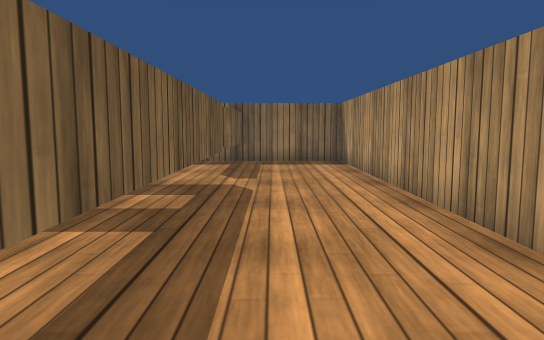
view 1 (above)

21 first-person views from a walk through a scene from a Unity 3-D project. The camera is 0.55 m above the floor, tilts 6° down and sees 70° across. The floor is counted in squares, 0.5 m on a side. Each view is taken from the middle of a square. On the plan, view 1 faces up. The plan holds only what a view shows up to about 14 squares ahead; the rest is blank. The player is left out. Surface patterns are stand-ins for the level's own textures.

view 2
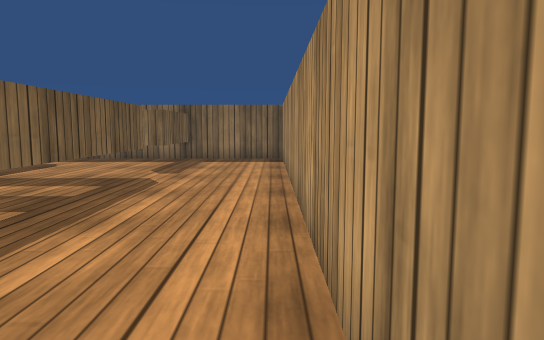

view 3
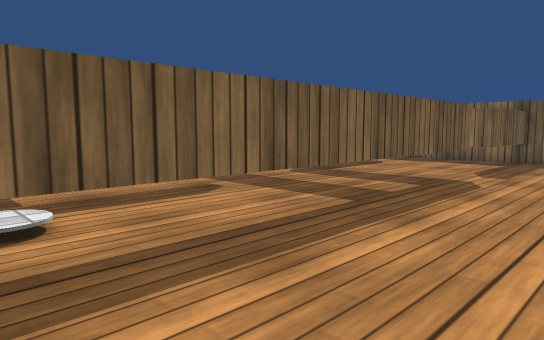

view 4
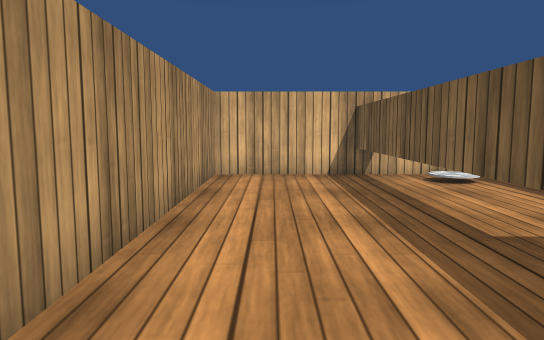

view 5
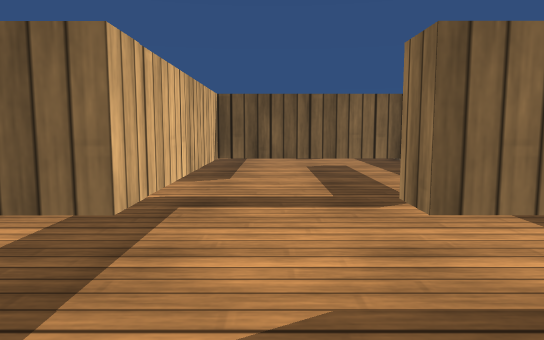

view 6
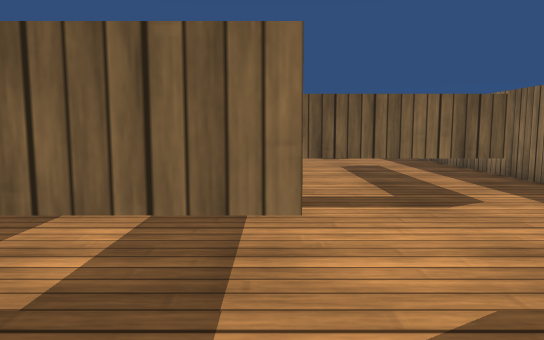

view 7
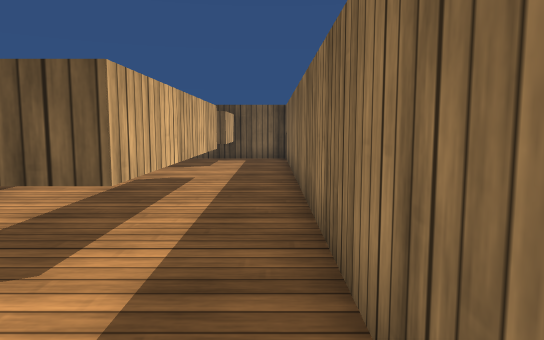

view 8
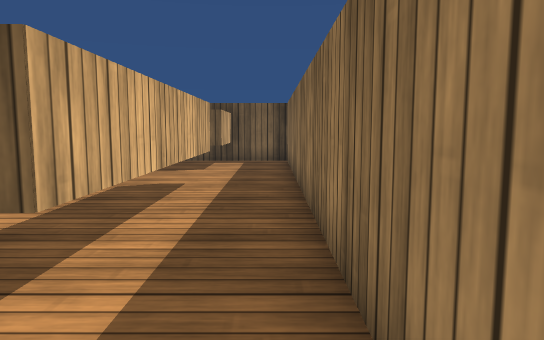

view 9
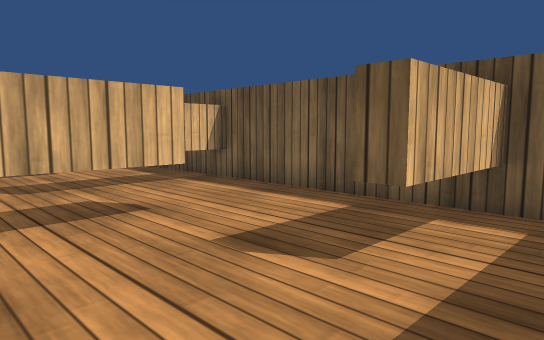

view 10
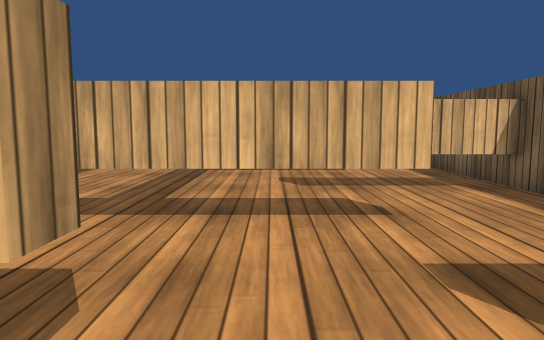

view 11
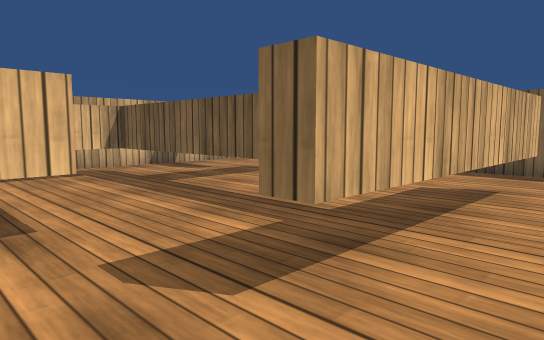

view 12
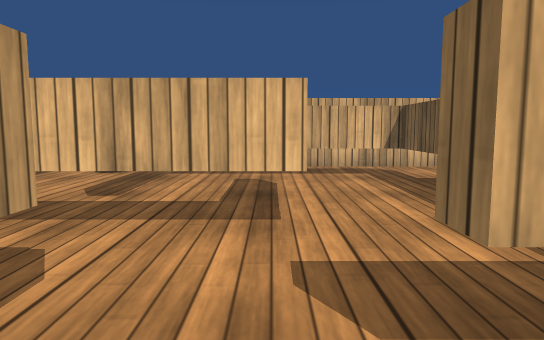

view 13
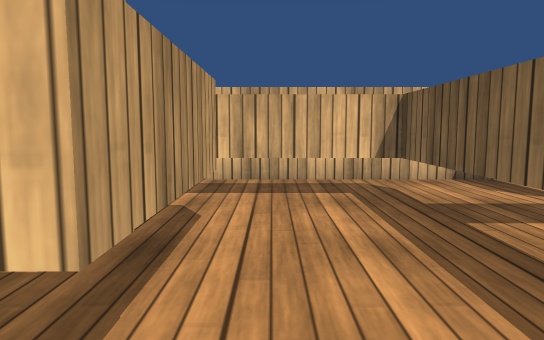

view 14
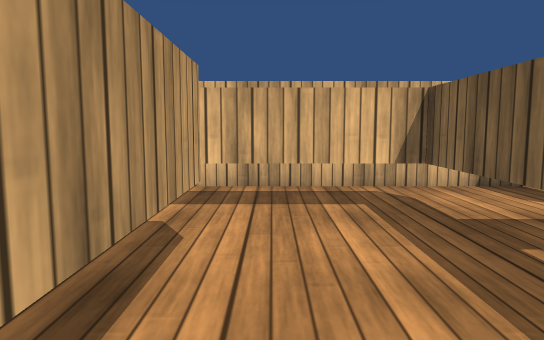

view 15
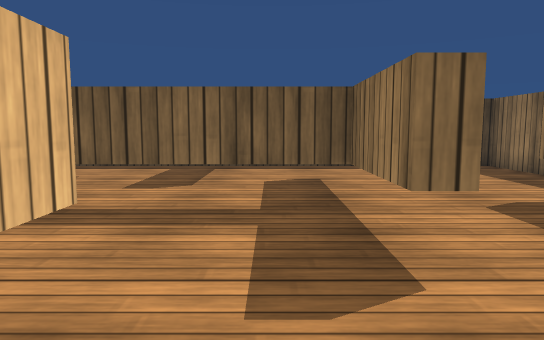

view 16
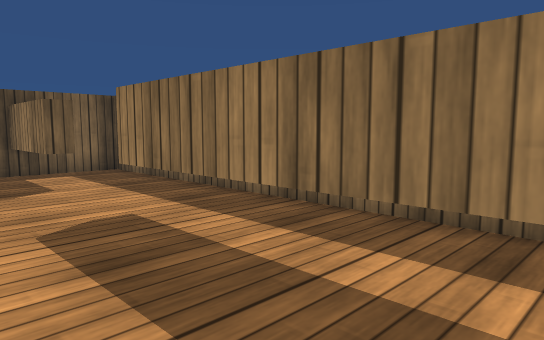

view 17
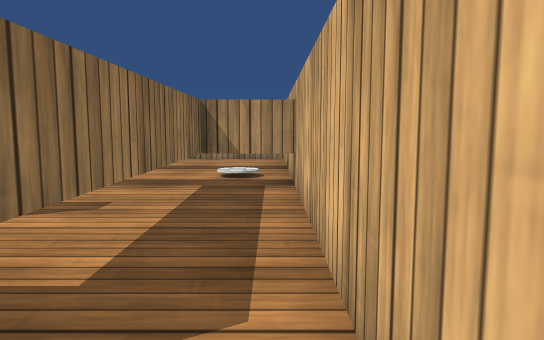

view 18
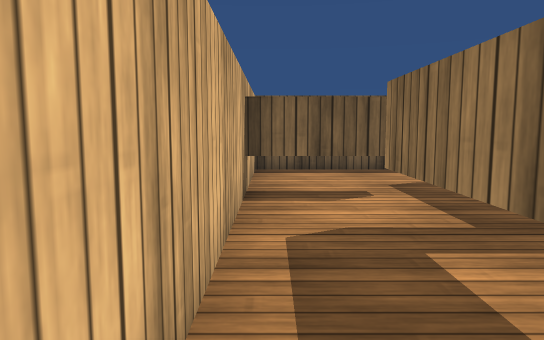

view 19
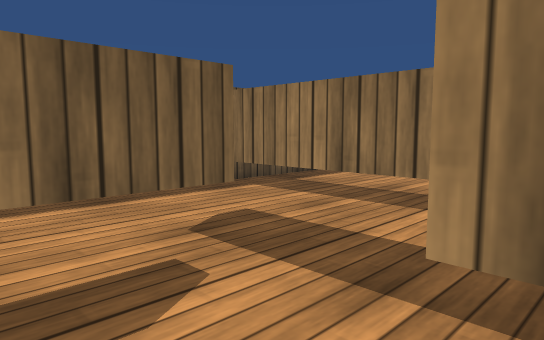

view 20
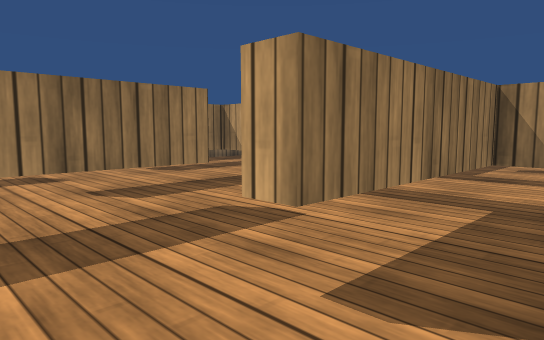

view 21
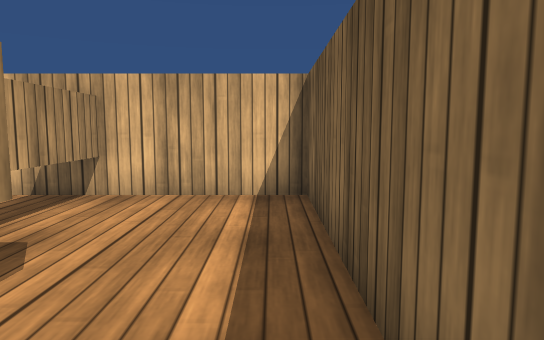

### Floor plan
Key: @ floor where view 1 was taken; # wall or solid block; . floor; T thing the floor can be seen under or through.
Columns run from 17 left of view 1 to 3 right of it. Each row starts with its distance up from view 1.
 14 #####################
 13 #...............#...#
 12 #.....TTTTTTT...#...#
 11 ####..TTTTTTT...#...#
 10 #...........T...#...#
  9 #...........T.......#
  8 #...TTTTTT..TTTTT...#
  7 #......T........T...#
  6 #TTTT..T..#TTT  T...#
  5 #......T..#     T...#
  4 #......T..#.    T...#
  3 #..TTTTT..#.    T...#
  2 #......T....    T...#
  1 #...T..TTTT     T...#
  0 #...T..TTTTTT   T@..#
 -1 #...T.......T   T...#
 -2 ############    #####

Positions as (right, up) in squares from view 1, and headings:
1: (0, 0), facing up
2: (2, -1), facing up
3: (2, -1), facing up-left
4: (1, 8), facing down
5: (1, 9), facing left
6: (1, 8), facing left
7: (-2, 13), facing left
8: (-3, 13), facing left
9: (-11, 13), facing down-left
10: (-12, 13), facing down
11: (-6, 10), facing down-left
12: (-7, 10), facing down
13: (-8, 7), facing down
14: (-8, 6), facing down
15: (-5, 7), facing left
16: (-6, 9), facing up-left
17: (-12, -1), facing right
18: (-6, -1), facing left
19: (-10, -1), facing up-left
20: (-16, 1), facing up-right
21: (-16, 5), facing down
